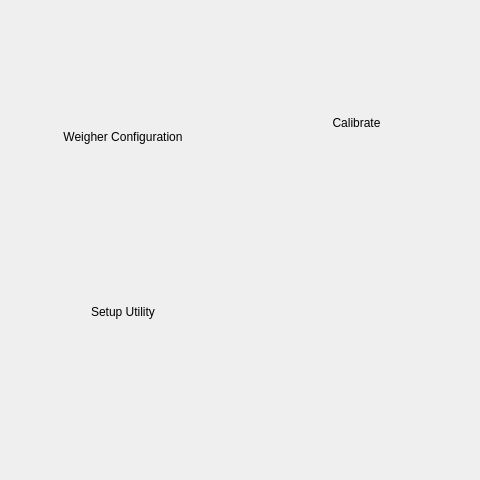
<?xml version="1.0" encoding="UTF-8"?>
<ui version="4.0">
 <class>servicemenu</class>
 <widget class="QWidget" name="servicemenu">
  <property name="geometry">
   <rect>
    <x>0</x>
    <y>0</y>
    <width>480</width>
    <height>480</height>
   </rect>
  </property>
  <property name="windowTitle">
   <string>Dialog</string>
  </property>
  <widget class="QWidget" name="horizontalLayoutWidget">
   <property name="geometry">
    <rect>
     <x>9</x>
     <y>9</y>
     <width>461</width>
     <height>430</height>
    </rect>
   </property>
   <layout class="QHBoxLayout" name="horizontalLayout">
    <item>
     <layout class="QHBoxLayout" name="horizontalLayout_2">
      <item>
       <layout class="QVBoxLayout" name="verticalLayout">
        <item>
         <spacer name="verticalSpacer_3">
          <property name="orientation">
           <enum>Qt::Vertical</enum>
          </property>
          <property name="sizeHint" stdset="0">
           <size>
            <width>20</width>
            <height>40</height>
           </size>
          </property>
         </spacer>
        </item>
        <item>
         <widget class="QToolButton" name="ConfigKey">
          <property name="sizePolicy">
           <sizepolicy hsizetype="Minimum" vsizetype="MinimumExpanding">
            <horstretch>0</horstretch>
            <verstretch>0</verstretch>
           </sizepolicy>
          </property>
          <property name="font">
           <font>
            <pointsize>9</pointsize>
           </font>
          </property>
          <property name="text">
           <string>Weigher Configuration</string>
          </property>
          <property name="icon">
           <iconset resource="resources.qrc">
            <normaloff>:/images/res/weightsetting.png</normaloff>:/images/res/weightsetting.png</iconset>
          </property>
          <property name="iconSize">
           <size>
            <width>100</width>
            <height>100</height>
           </size>
          </property>
          <property name="toolButtonStyle">
           <enum>Qt::ToolButtonTextUnderIcon</enum>
          </property>
          <property name="autoRaise">
           <bool>true</bool>
          </property>
         </widget>
        </item>
        <item>
         <spacer name="verticalSpacer_8">
          <property name="orientation">
           <enum>Qt::Vertical</enum>
          </property>
          <property name="sizeHint" stdset="0">
           <size>
            <width>20</width>
            <height>40</height>
           </size>
          </property>
         </spacer>
        </item>
        <item>
         <widget class="QToolButton" name="setupUtilityBtn">
          <property name="sizePolicy">
           <sizepolicy hsizetype="Minimum" vsizetype="MinimumExpanding">
            <horstretch>0</horstretch>
            <verstretch>0</verstretch>
           </sizepolicy>
          </property>
          <property name="font">
           <font>
            <pointsize>9</pointsize>
           </font>
          </property>
          <property name="text">
           <string>Setup Utility</string>
          </property>
          <property name="icon">
           <iconset resource="resources.qrc">
            <normaloff>:/images/res/wrench.png</normaloff>
            <normalon>:/images/res/wrench.png</normalon>:/images/res/wrench.png</iconset>
          </property>
          <property name="iconSize">
           <size>
            <width>100</width>
            <height>100</height>
           </size>
          </property>
          <property name="toolButtonStyle">
           <enum>Qt::ToolButtonTextUnderIcon</enum>
          </property>
          <property name="autoRaise">
           <bool>true</bool>
          </property>
         </widget>
        </item>
        <item>
         <spacer name="verticalSpacer">
          <property name="orientation">
           <enum>Qt::Vertical</enum>
          </property>
          <property name="sizeHint" stdset="0">
           <size>
            <width>20</width>
            <height>40</height>
           </size>
          </property>
         </spacer>
        </item>
       </layout>
      </item>
     </layout>
    </item>
    <item>
     <layout class="QVBoxLayout" name="verticalLayout_2">
      <item>
       <spacer name="verticalSpacer_4">
        <property name="orientation">
         <enum>Qt::Vertical</enum>
        </property>
        <property name="sizeHint" stdset="0">
         <size>
          <width>20</width>
          <height>40</height>
         </size>
        </property>
       </spacer>
      </item>
      <item>
       <widget class="QToolButton" name="CalibKey">
        <property name="sizePolicy">
         <sizepolicy hsizetype="Minimum" vsizetype="MinimumExpanding">
          <horstretch>0</horstretch>
          <verstretch>0</verstretch>
         </sizepolicy>
        </property>
        <property name="font">
         <font>
          <pointsize>9</pointsize>
         </font>
        </property>
        <property name="text">
         <string>Calibrate</string>
        </property>
        <property name="icon">
         <iconset resource="resources.qrc">
          <normaloff>:/images/res/weight_icon.png</normaloff>:/images/res/weight_icon.png</iconset>
        </property>
        <property name="iconSize">
         <size>
          <width>100</width>
          <height>100</height>
         </size>
        </property>
        <property name="toolButtonStyle">
         <enum>Qt::ToolButtonTextUnderIcon</enum>
        </property>
        <property name="autoRaise">
         <bool>true</bool>
        </property>
       </widget>
      </item>
      <item>
       <spacer name="verticalSpacer_2">
        <property name="orientation">
         <enum>Qt::Vertical</enum>
        </property>
        <property name="sizeHint" stdset="0">
         <size>
          <width>20</width>
          <height>40</height>
         </size>
        </property>
       </spacer>
      </item>
      <item>
       <widget class="QFrame" name="frameUnused">
        <property name="sizePolicy">
         <sizepolicy hsizetype="Minimum" vsizetype="MinimumExpanding">
          <horstretch>0</horstretch>
          <verstretch>0</verstretch>
         </sizepolicy>
        </property>
        <property name="minimumSize">
         <size>
          <width>0</width>
          <height>120</height>
         </size>
        </property>
        <property name="maximumSize">
         <size>
          <width>16777215</width>
          <height>140</height>
         </size>
        </property>
        <property name="font">
         <font>
          <pointsize>15</pointsize>
         </font>
        </property>
        <layout class="QVBoxLayout" name="verticalLayout_9"/>
       </widget>
      </item>
      <item>
       <spacer name="verticalSpacer_7">
        <property name="orientation">
         <enum>Qt::Vertical</enum>
        </property>
        <property name="sizeHint" stdset="0">
         <size>
          <width>20</width>
          <height>40</height>
         </size>
        </property>
       </spacer>
      </item>
     </layout>
    </item>
   </layout>
  </widget>
  <widget class="QWidget" name="horizontalLayoutWidget_2">
   <property name="geometry">
    <rect>
     <x>10</x>
     <y>390</y>
     <width>461</width>
     <height>80</height>
    </rect>
   </property>
   <layout class="QHBoxLayout" name="horizontalLayout_3">
    <item>
     <layout class="QVBoxLayout" name="verticalLayout_27">
      <item>
       <spacer name="verticalSpacer_26">
        <property name="orientation">
         <enum>Qt::Vertical</enum>
        </property>
        <property name="sizeHint" stdset="0">
         <size>
          <width>20</width>
          <height>40</height>
         </size>
        </property>
       </spacer>
      </item>
      <item>
       <widget class="QPushButton" name="backKey">
        <property name="focusPolicy">
         <enum>Qt::NoFocus</enum>
        </property>
        <property name="text">
         <string/>
        </property>
        <property name="icon">
         <iconset resource="resources.qrc">
          <normaloff>:/images/res/back-icon.png</normaloff>:/images/res/back-icon.png</iconset>
        </property>
        <property name="iconSize">
         <size>
          <width>50</width>
          <height>50</height>
         </size>
        </property>
        <property name="autoDefault">
         <bool>false</bool>
        </property>
        <property name="flat">
         <bool>true</bool>
        </property>
       </widget>
      </item>
      <item>
       <spacer name="verticalSpacer_27">
        <property name="orientation">
         <enum>Qt::Vertical</enum>
        </property>
        <property name="sizeHint" stdset="0">
         <size>
          <width>20</width>
          <height>40</height>
         </size>
        </property>
       </spacer>
      </item>
     </layout>
    </item>
    <item>
     <layout class="QVBoxLayout" name="verticalLayout_30">
      <item>
       <spacer name="verticalSpacer_31">
        <property name="orientation">
         <enum>Qt::Vertical</enum>
        </property>
        <property name="sizeHint" stdset="0">
         <size>
          <width>20</width>
          <height>40</height>
         </size>
        </property>
       </spacer>
      </item>
      <item>
       <widget class="QPushButton" name="homeKey">
        <property name="focusPolicy">
         <enum>Qt::NoFocus</enum>
        </property>
        <property name="text">
         <string/>
        </property>
        <property name="icon">
         <iconset resource="resources.qrc">
          <normaloff>:/images/res/home3.png</normaloff>:/images/res/home3.png</iconset>
        </property>
        <property name="iconSize">
         <size>
          <width>50</width>
          <height>50</height>
         </size>
        </property>
        <property name="autoDefault">
         <bool>false</bool>
        </property>
        <property name="flat">
         <bool>true</bool>
        </property>
       </widget>
      </item>
      <item>
       <spacer name="verticalSpacer_32">
        <property name="orientation">
         <enum>Qt::Vertical</enum>
        </property>
        <property name="sizeHint" stdset="0">
         <size>
          <width>20</width>
          <height>40</height>
         </size>
        </property>
       </spacer>
      </item>
     </layout>
    </item>
   </layout>
  </widget>
 </widget>
 <resources>
  <include location="resources.qrc"/>
 </resources>
 <connections/>
</ui>
